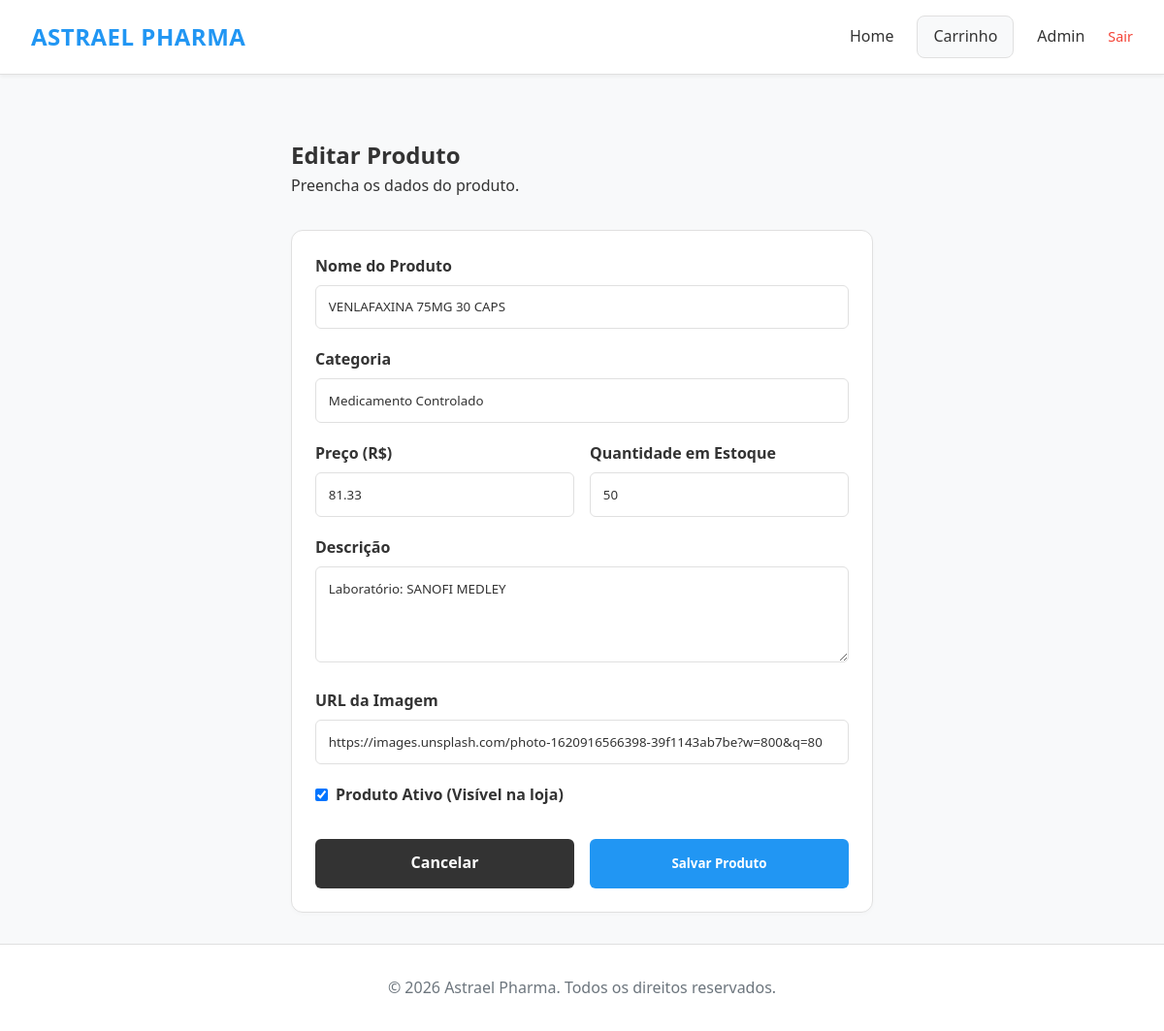
The app's page /admin/editar/60 (signed in) with its own data.
### tables this page shows
CREATE TABLE produtos (
            id INTEGER PRIMARY KEY AUTOINCREMENT,
            nome TEXT NOT NULL,
            descricao TEXT,
            preco REAL NOT NULL,
            quantidade INTEGER NOT NULL,
            categoria TEXT,
            imagem_url TEXT,
            ativo BOOLEAN NOT NULL DEFAULT 1
        );

### app.py (the view, shortened to what this page needs)
@app.route('/admin/editar/<int:produto_id>', methods=['GET', 'POST'])
@login_required
def editar_produto(produto_id):
    produto = database.get_produto(produto_id)
    if not produto:
        return redirect(url_for('admin'))
    return render_template('editar_produto.html', acao='Editar', produto=produto)

### app.py (called while the page is built)
def login_required(f):
    @wraps(f)
    def decorated_function(*args, **kwargs):
        if 'admin_logged_in' not in session:
            flash('Por favor, faça login para acessar o painel administrativo.', 'error')
            return redirect(url_for('login'))
        return f(*args, **kwargs)
    return decorated_function

### database.py (called while the page is built)
def get_db_connection():
    conn = sqlite3.connect(DB_NAME)
    conn.row_factory = sqlite3.Row
    return conn

def get_produto(produto_id):
    conn = get_db_connection()
    produto = conn.execute('SELECT * FROM produtos WHERE id = ?', (produto_id,)).fetchone()
    conn.close()
    return produto

### templates/editar_produto.html (shortened to what this page needs)
{% extends 'base.html' %}
{% block content %}
<div style="max-width: 600px; margin: 0 auto;">
    <h2>{{ acao }} Produto</h2>
    <p class="text-muted" style="margin-bottom: 2rem;">Preencha os dados do produto.</p>
    <div class="dash-card">
        <form method="POST">
            <div class="form-group">
                <label for="nome">Nome do Produto</label>
                <input type="text" id="nome" name="nome" class="form-control" value="{{ produto.nome if produto else '' }}" required>
            </div>
            <div class="form-group">
                <label for="categoria">Categoria</label>
                <input type="text" id="categoria" name="categoria" class="form-control" value="{{ produto.categoria if produto else '' }}">
            </div>
            <div style="display: grid; grid-template-columns: 1fr 1fr; gap: 1rem;">
                <div class="form-group">
                    <label for="preco">Preço (R$)</label>
                    <input type="number" step="0.01" min="0" id="preco" name="preco" class="form-control" value="{{ produto.preco if produto else '' }}" required>
                </div>
                <div class="form-group">
                    <label for="quantidade">Quantidade em Estoque</label>
                    <input type="number" min="0" step="1" id="quantidade" name="quantidade" class="form-control" value="{{ produto.quantidade if produto else '' }}" required>
                </div>
            </div>
            <div class="form-group">
                <label for="descricao">Descrição</label>
                <textarea id="descricao" name="descricao" class="form-control" rows="4">{{ produto.descricao if produto else '' }}</textarea>
            </div>
            <div class="form-group">
                <label for="imagem_url">URL da Imagem</label>
                <input type="url" id="imagem_url" name="imagem_url" class="form-control" value="{{ produto.imagem_url if produto else '' }}" placeholder="https://exemplo.com/imagem.jpg">
            </div>
            <div class="form-group" style="display: flex; align-items: center; gap: 0.5rem; margin-top: 1rem;">
                <input type="checkbox" id="ativo" name="ativo" {% if not produto or produto.ativo %}checked{% endif %} style="width: auto;">
                <label for="ativo" style="margin: 0; cursor: pointer;">Produto Ativo (Visível na loja)</label>
            </div>
            <div style="margin-top: 2rem; display: flex; gap: 1rem;">
                <a href="{{ url_for('admin') }}" class="btn" style="background: #333; color: white;">Cancelar</a>
                <button type="submit" class="btn btn-primary">Salvar Produto</button>
            </div>
        </form>
    </div>
</div>
{% endblock %}

### static/style.css (style rules this page uses)
:root { --bg-main: #f8f9fa; --bg-card: #ffffff; --primary-color: #2196f3; --primary-hover: #1976d2; --pix-green: #4caf50; --pix-green-hover: #43a047; --text-main: #333333; --text-muted: #6c757d; --danger: #f44336; --danger-hover: #d32f2f; --border-color: #e0e0e0; }
* { margin: 0; padding: 0; box-sizing: border-box; font-family: 'Segoe UI', Roboto, 'Helvetica Neue', Arial, sans-serif; }
body { background-color: var(--bg-main); color: var(--text-main); line-height: 1.6; min-height: 100vh; display: flex; flex-direction: column; }
.btn { display: inline-block; padding: 0.8rem 1.5rem; border: none; border-radius: 6px; font-weight: 600; cursor: pointer; text-align: center; text-decoration: none; transition: background-color 0.3s; width: 100%; }
.btn-primary { background: var(--primary-color); color: white; }
.form-group { margin-bottom: 1.2rem; }
.form-group label { display: block; margin-bottom: 0.4rem; font-weight: 600; color: var(--text-main); }
.form-control { width: 100%; padding: 0.8rem; background: #ffffff; border: 1px solid var(--border-color); border-radius: 6px; color: var(--text-main); }
.dash-card { background: var(--bg-card); padding: 1.5rem; border-radius: 12px; border: 1px solid var(--border-color); box-shadow: 0 2px 4px rgba(0,0,0,0.02); }

### records on screen
produtos: nome "VENLAFAXINA 75MG 30 CAPS", categoria "Medicamento Controlado", preco "81.33", quantidade "50", descricao "Laboratório: SANOFI MEDLEY", imagem_url "https://images.unsplash.com/photo-1620916566398-39f1143ab7be?w=800&q=80", ativo "☑"

### other values on screen
{{ acao }} "Editar"
